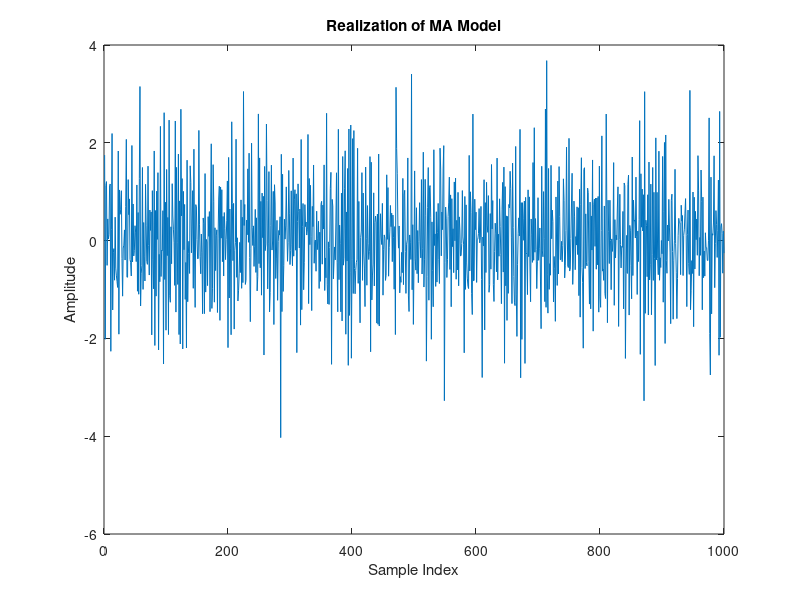

This figure's MATLAB source:
clear,clc,close all;
% Moving Average Model (MA)
% No past values of the output are used
% Generate and plot a realization of a 1000 samples of
% Autoregressive model (AR) with the filter
% Hz=1−0.5*𝑧^-1
% Define the filter coefficients
b = [1, -0.5];

% Generate the MA process
ma_process = filter(b, 1, randn(1, 1000));

% Plot the MA process
plot(ma_process);
title('Realization of MA Model');
xlabel('Sample Index');
ylabel('Amplitude');
